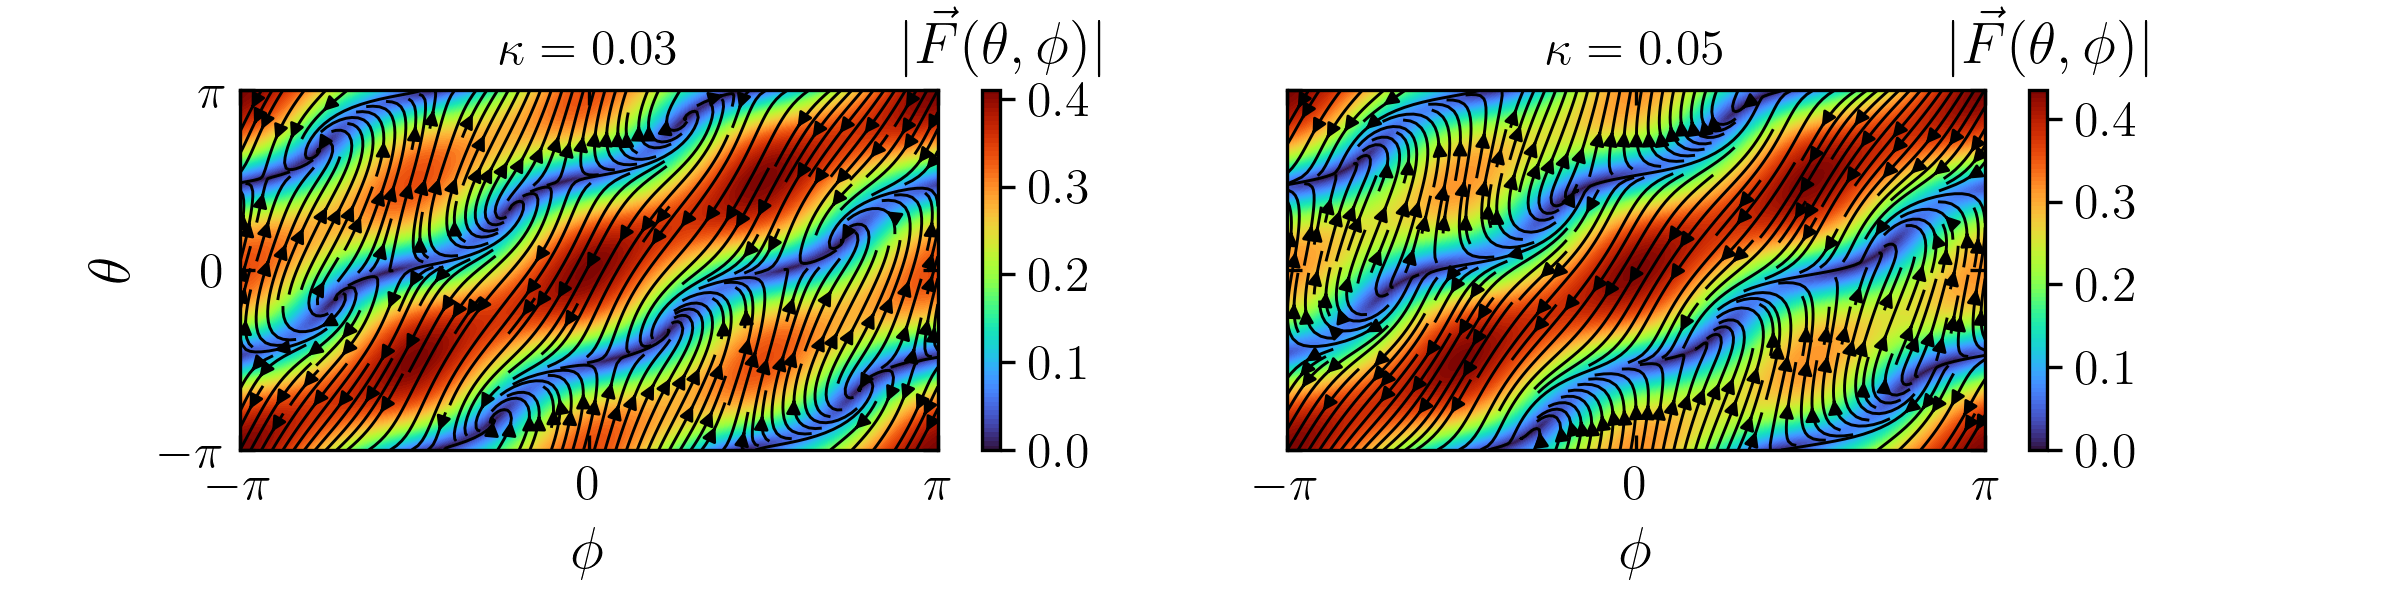

Write Python code to recreate this figure.
import matplotlib.pyplot as plt
from functions import *
from back_process import *
from time_integrators import *

if __name__ == '__main__':
    # Define the grid
    phi1 = np.arange(-np.pi, np.pi, 0.02)
    phi2 = np.arange(-np.pi, np.pi, 0.02)
    PHI1, PHI2 = np.meshgrid(phi1, phi2)

    # Define the functions F and G
    def F(phi1, phi2, gamma, nu, mu, k):
        R = np.sqrt(((gamma + mu) / gamma) * (-nu + np.sqrt(gamma ** 2 - mu ** 2)))
        P = np.sqrt(R ** 2 * (gamma - mu) / (gamma + mu))
        delta_1 = R ** 2 * np.cos(phi1) ** 2 + P ** 2 * np.sin(phi2) ** 2
        delta_2 = R ** 2 * np.sin(phi1) ** 2 + P ** 2 * np.cos(phi2) ** 2
        return - k - nu * (P / R) * np.cos(phi1 - phi2) - (P / R) * np.cos(phi1) * np.cos(phi2) * delta_2 - (P / R) * np.sin(phi1) * np.sin(phi2) * delta_1


    def G(phi1, phi2, gamma, nu, mu, k):
        R = np.sqrt(((gamma + mu) / gamma) * (-nu + np.sqrt(gamma ** 2 - mu ** 2)))
        P = np.sqrt(R ** 2 * (gamma - mu) / (gamma + mu))
        delta_1 = R ** 2 * np.cos(phi1) ** 2 + P ** 2 * np.sin(phi2) ** 2
        delta_2 = R ** 2 * np.sin(phi1) ** 2 + P ** 2 * np.cos(phi2) ** 2
        return - k - nu * (R / P) * np.cos(phi1 - phi2) - (R / P) * np.cos(phi1) * np.cos(phi2) * delta_1 - (R / P) * np.sin(phi1) * np.sin(phi2) * delta_2

    # Parameters
    [nu, mu, k] = [0.1, 0.1, 0.05]
    gamma = 0.2
    k1 = 0.03
    F_values1 = F(PHI1, PHI2, gamma, nu, mu, k1)
    G_values1 = G(PHI1, PHI2, gamma, nu, mu, k1)

    # Compute values for gamma = 0.35 (Right plot)
    k2 = 0.05
    F_values2 = F(PHI1, PHI2, gamma, nu, mu, k2)
    G_values2 = G(PHI1, PHI2, gamma, nu, mu, k2)

    # Create figure with 2 subplots
    fig, axes = plt.subplots(1, 2, figsize=(8, 2))  # 1 row, 2 columns
    ticks = [0, 0.1, 0.2, 0.3, 0.4]
    #ola

    # Left subplot: Streamplot for gamma = 0.15
    axes[0].streamplot(PHI1, PHI2, F_values1, G_values1, color='k', density=2.2, linewidth=0.7, arrowsize=0.7)
    contour_G1 = axes[0].contourf(PHI1, PHI2, np.sqrt(F_values1 ** 2 + G_values1 ** 2), levels=100, cmap='turbo', alpha=1.0)
    cbar = fig.colorbar(contour_G1, ax=axes[0], ticks=ticks)
    cbar.ax.tick_params(labelsize=12)
    cbar.set_label(r"$|\vec{F}(\theta, \phi)|$", rotation=0, size=14, labelpad=-20, y=1.23)
    axes[0].set_xlabel(r'$\phi$', fontsize=14)
    axes[0].set_ylabel(r'$\theta$', fontsize=14)
    axes[0].set_title(r'$\kappa = 0.03$', fontsize=12)
    xticks = [-np.pi, 0, np.pi]
    xtick_labels = [r"$-\pi$", r"$0$", r"$\pi$"]
    axes[0].set_xticks(xticks)
    axes[0].set_xticklabels(xtick_labels)
    axes[0].set_yticks(xticks)
    axes[0].set_yticklabels(xtick_labels)
    axes[0].tick_params(axis="y", direction="in", labelsize=12, left=True, right=True, labelleft=True, labelright=False)
    axes[0].tick_params(axis="x", direction="in", labelsize=12, top=True, bottom=True, labeltop=False, labelbottom=True)
    axes[0].set_xlim(-np.pi, np.pi)

    # Right subplot: Streamplot for gamma = 0.35
    axes[1].streamplot(PHI1, PHI2, F_values2, G_values2, color='k', density=2.2, linewidth=0.7, arrowsize=0.7)
    contour_G2 = axes[1].contourf(PHI1, PHI2, np.sqrt(F_values2 ** 2 + G_values2 ** 2), levels=100, cmap='turbo', alpha=1.0)
    cbar = fig.colorbar(contour_G2, ax=axes[1], ticks=ticks)
    cbar.ax.tick_params(labelsize=12)
    cbar.set_label(r"$|\vec{F}(\theta, \phi)|$", rotation=0, size=14, labelpad=-20, y=1.23)
    xticks = [-np.pi, 0, np.pi]
    xtick_labels = [r"$-\pi$", r"$0$", r"$\pi$"]
    axes[1].set_xticks(xticks)
    axes[1].set_xticklabels(xtick_labels)
    axes[1].set_yticks(xticks)
    axes[1].set_yticklabels(xtick_labels)
    axes[1].set_xlabel(r'$\phi$', fontsize=14)
    axes[1].set_title(r'$\kappa = 0.05$', fontsize=12)
    axes[1].tick_params(axis="y", direction="in", labelsize=12, left=True, right=True, labelleft=False, labelright=False)
    axes[1].tick_params(axis="x", direction="in", labelsize=12, top=True, bottom=True, labeltop=False, labelbottom=True)

    # Adjust layout and display
    fig.subplots_adjust(left=0.1, right=0.9, bottom=0.25, top=0.85)
    plt.savefig('dimer_phase_dynamics.png', dpi=300)